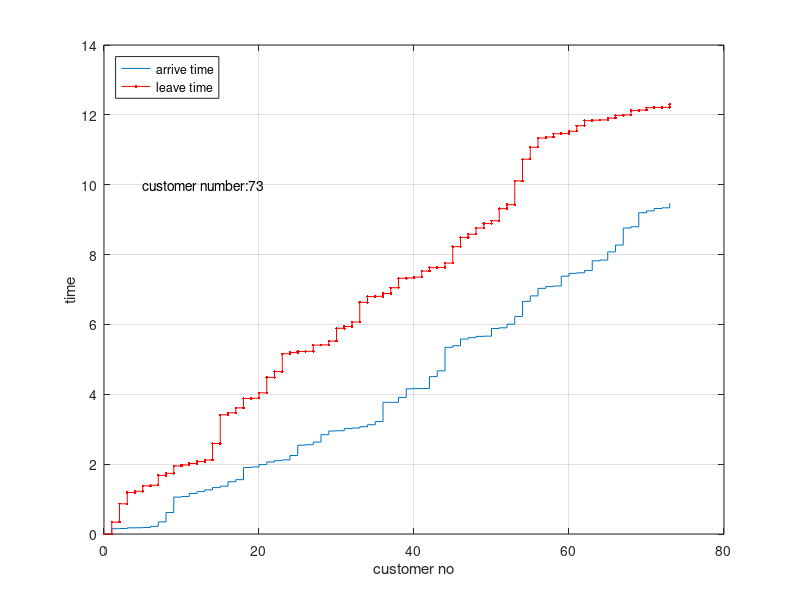
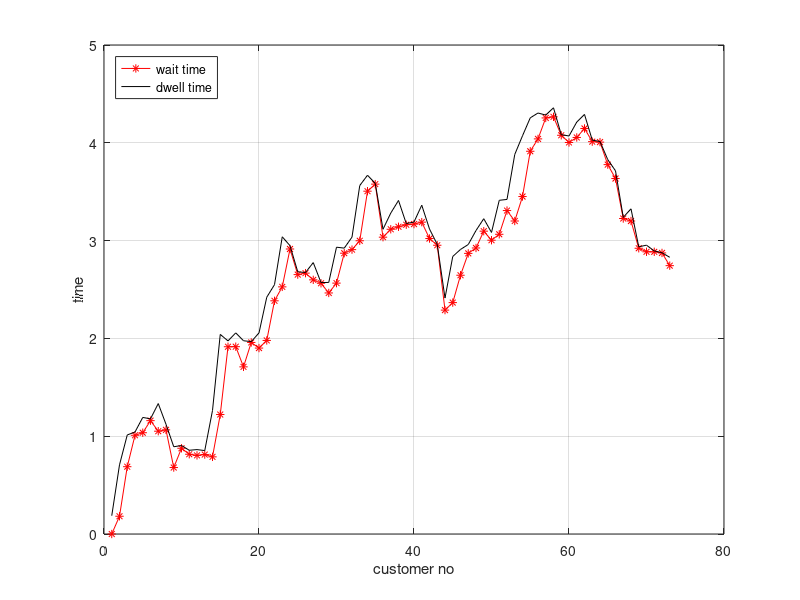

The MATLAB source for these figures, in order:
clear
clc

Total_time = 10; % simulation time
N          = 20; % lengh of queue
lambda     = 10; % arrival rate
mu         = 6;  % service rate

arr_mean = 1 / lambda; % average arrival time
ser_mean = 1 / mu;     % average service time
arr_num  = round(Total_time * lambda * 2); % max number of customer

% events(1,:) => arrival time
% events(2,:) => service time
% events(3,:) => wait time
% events(4,:) => left time
% events(5,:) => status of the i th customer(1:accept, 0:reject)
% use exponential distribution to generate the arrival interval time
% and accumulate the sum of it to get customer arrival time
events      = [];
events(1,:) = exprnd(arr_mean, 1, arr_num);
events(1,:) = cumsum(events(1,:));

% use exponential distribution to generate the service time
events(2,:) = exprnd(ser_mean, 1, arr_num); 
% count the number of arrival time in simulation time
len_sim     = sum(events(1,:) <= Total_time);

%**********************************************
%                  first customer
%**********************************************
% first costumer no wait
% left time equals arrival time add service time
% member: customers who accept service
events(3,1) = 0;
events(4,1) = events(1,1) + events(2,1); 
events(5,1)  = 1;
member_index = 1;
member       = zeros(0, arr_num);
member(1)    = 1;
member_index = member_index + 1;

%**********************************************
%              2 ~ len_sim customers
%**********************************************
for i = 2:len_sim
    % concurrency number of customers under service
    number = sum(events(4,member) > events(1,i));
    if number >= N+1       % queue full
        events(5,i) = 0;
    else if number == 0    % queue empty
        events(3,i) = 0;   % get service without waiting
        events(4,i) = events(1,i) + events(2,i);
        events(5,i) = 1;
        member(member_index) = i;
        member_index = member_index + 1;
        else               % queue not full and has jobs
        len_mem = length(member);
        % waiting time = former left time - current arrival time
        events(3,i) = events(4, member(len_mem)) - events(1,i);
        % left time = former left time + current service time
        events(4,i) = events(4, member(len_mem)) + events(2,i);    
        events(5,i) = number+1;
        member(member_index) = i;
        member_index = member_index + 1;
        end
    end
end

% the total number of customer who accept service
len_mem = length(member);

%**********************************************
%                  plot
%**********************************************
stairs(0:len_mem, [0 events(1,member)]);
hold on;
stairs(0:len_mem, [0 events(4,member)], '.-r');
legend('arrive time', 'leave time', 'Location', 'northwest');
xlabel('customer no');
ylabel('time');
text(5,10,strcat('customer number:', num2str(len_mem)));
hold off; 

grid on;
figure;
plot(1:len_mem, events(3,member), 'r-*', 1:len_mem, events(2,member)+events(3,member), 'k-');
legend('wait time', 'dwell time', 'Location', 'northwest');
xlabel('customer no');
ylabel('time');
grid on;